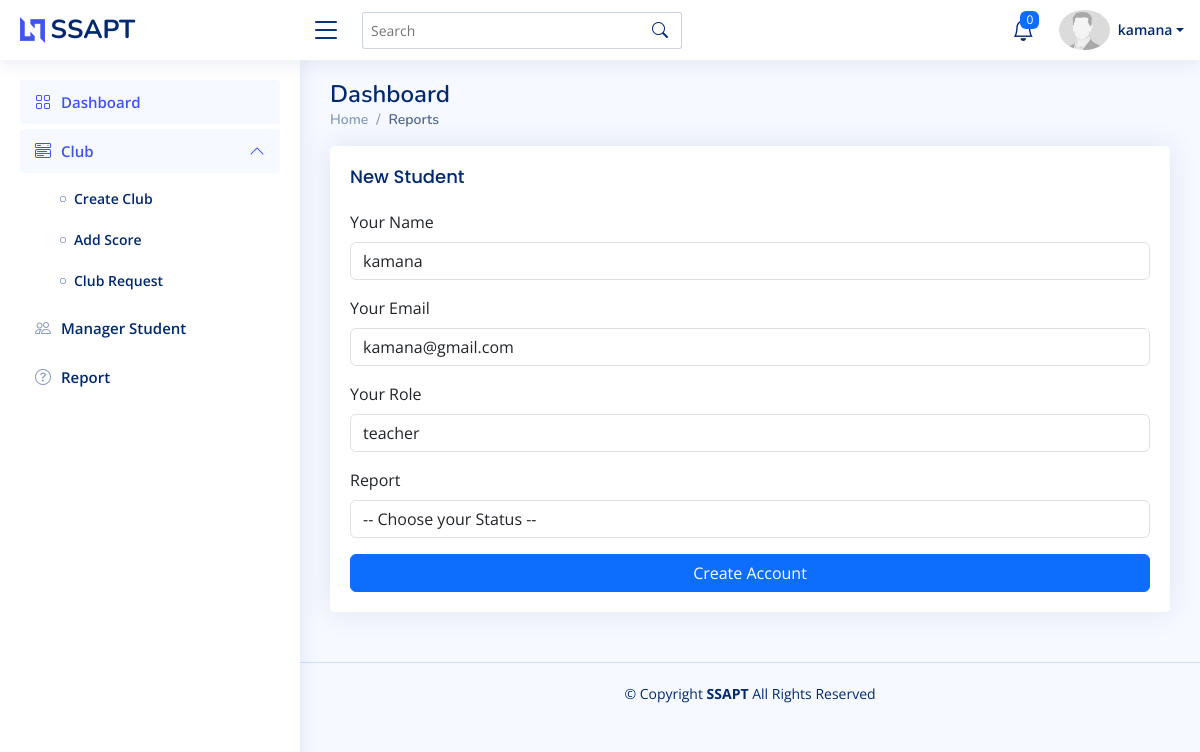
Page /Dashboard/Teacher/report.php (signed in) on the committed database.
### tables this page shows
CREATE TABLE `teacher` (
  `id` int(11) NOT NULL,
  `name` varchar(255) NOT NULL,
  `email` varchar(255) NOT NULL,
  `role` varchar(255) NOT NULL,
  `password` varchar(255) NOT NULL,
  `image` varchar(255) NOT NULL
);

### Dashboard/Teacher/report.php (the view, shortened to what this page needs)
<!DOCTYPE html>
<html lang="en">
<head>
  <link href="../../assets/vendor/bootstrap/css/bootstrap.min.css" rel="stylesheet">
  <link href="../../assets/vendor/bootstrap-icons/bootstrap-icons.css" rel="stylesheet">
  <link href="../../assets/css/style.css" rel="stylesheet">
</head>
<body>
 <?php
    include ("components/header.php");
    ?>
  <main id="main" class="main">
    <div class="pagetitle">
      <h1>Dashboard</h1>
      <nav>
        <ol class="breadcrumb">
          <li class="breadcrumb-item"><a href="index.html">Home</a></li>
          <li class="breadcrumb-item active">Reports</li>
        </ol>
      </nav>
    </div>
    <section class="section dashboard">
        <div class="col-lg-12">
            <div class="card">
            <div class="card-body">
                <h5 class="card-title">New Student</h5>
                <form class="row g-3 needs-validation" novalidate method="POST">
                    <?php
                        $conn = mysqli_connect("localhost","root","","school");
                        $userid = $_SESSION['users'];
                        $select ="SELECT * FROM `teacher` WHERE `email` ='$userid'";
                        $query = mysqli_query($conn,$select);
                        while($row = mysqli_fetch_assoc($query)){
                        ?>
                    <div class="col-12">
                    <label for="yourName" class="form-label">Your Name</label>
                    <input type="text" name="name" class="form-control" id="yourName" value="<?php echo $row['name']?>" readonly>
                    </div>
                    <div class="col-12">
                    <label for="yourEmail" class="form-label">Your Email</label>
                    <input type="text" name="email" class="form-control" id="yourEmail" value="<?php echo $row['email']?>" readonly>
                    </div>
                    <div class="col-12">
                    <label for="yourEmail" class="form-label">Your Role</label>
                    <input type="text" name="role" class="form-control" id="yourEmail" value="<?php echo $row['role']?>" readonly>
                    </div>
                    <?php }?>
                    <div class="col-12">
                    <label for="yourRole" class="form-label">Report</label>
                    <div class="input-group has-validation">
                        <select name="pb"  class="form-control" id="yourRole">
                        <option selected> -- Choose your Status -- </option>
                        </select>
                    </div>
                    </div>
                    <div class="col-12">
                    <button class="btn btn-primary w-100" type="submit" name="create">Create Account</button>
                    </div>
                </form>
            </div>
            </div>
        </div>
    </section>
  </main>
  <footer id="footer" class="footer">
    <div class="copyright">
      &copy; Copyright <strong><span>SSAPT  </span></strong> All Rights Reserved
    </div>
  </footer>
</body>
</html>

### Dashboard/Teacher/components/header.php (shortened to what this page needs)
<header id="header" class="header fixed-top d-flex align-items-center">
<div class="d-flex align-items-center justify-content-between">
  <a href="index.html" class="logo d-flex align-items-center">
    <img src="../../assets/img/logo.png" alt="">
    <span class="d-none d-lg-block">SSAPT</span>
  </a>
  <i class="bi bi-list toggle-sidebar-btn"></i>
</div>
<div class="search-bar">
  <form class="search-form d-flex align-items-center" method="POST" action="#">
    <input type="text" name="query" placeholder="Search" title="Enter search keyword">
    <button type="submit" title="Search"><i class="bi bi-search"></i></button>
  </form>
</div>
<nav class="header-nav ms-auto">
  <ul class="d-flex align-items-center">
    <li class="nav-item dropdown">
<a class="nav-link nav-icon" href="#" data-bs-toggle="dropdown">
  <i class="bi bi-bell"></i>
  <?php
      $conn = mysqli_connect("localhost","root","","school");
      $select ="SELECT COUNT(*)AS notify FROM `notifications` WHERE `target_role`='teacher' ";
      $query = mysqli_query($conn,$select);
      while($row = mysqli_fetch_assoc($query)){
      ?>
  <span class="badge bg-primary badge-number"><?php echo $row['notify'];?></span>
</a>
 <?php }?>
</li>
    <li class="nav-item dropdown pe-3">
    <?php
            $conn = mysqli_connect("localhost","root","","school");
            $userid = $_SESSION['users'];
            $select ="SELECT * FROM `teacher` WHERE `email` ='$userid'";
            $query = mysqli_query($conn,$select);
            while($row = mysqli_fetch_assoc($query)){
            ?>
      <a class="nav-link nav-profile d-flex align-items-center pe-0" href="#" data-bs-toggle="dropdown">
        <img src="../../assets/img/profile-img.jpeg" alt="Profile" class="rounded-circle">
        <span class="d-none d-md-block dropdown-toggle ps-2"><?php echo $row['name'];?></span>
      </a>
           <?php }?>
    </li>
  </ul>
</nav>
</header>
<aside id="sidebar" class="sidebar">
<ul class="sidebar-nav" id="sidebar-nav">
  <li class="nav-item">
    <a class="nav-link " href="index.php">
      <i class="bi bi-grid"></i>
      <span>Dashboard</span>
    </a>
  </li>
  <li class="nav-item">
        <a class="nav-link" data-bs-target="#components-nav" data-bs-toggle="collapse" href="#" aria-expanded="true">
          <i class="bi bi-menu-button-wide"></i><span>Club</span><i class="bi bi-chevron-down ms-auto"></i>
        </a>
        <ul id="components-nav" class="nav-content collapse show" data-bs-parent="#sidebar-nav" style="">
          <li>
            <a href="club.php">
              <i class="bi bi-circle"></i><span>Create Club</span>
            </a>
          </li>
          <li>
            <a href="add_score.php">
              <i class="bi bi-circle"></i><span>Add Score</span>
            </a>
          </li>
          <li>
            <a href="coming.php">
              <i class="bi bi-circle"></i><span>Club Request</span>
            </a>
          </li>
        </ul>
      </li>
  <li class="nav-item">
    <a class="nav-link collapsed" href="manager_student.php">
      <i class="bi bi-people"></i>
      <span>Manager Student</span>
    </a>
  </li>
  <li class="nav-item">
    <a class="nav-link collapsed" href="report.php">
      <i class="bi bi-question-circle"></i>
      <span>Report</span>
    </a>
  </li>
</ul>
</aside>

### assets/css/style.css (style rules this page uses)
:root { scroll-behavior: smooth; }
body { font-family: "Open Sans", sans-serif; background: #f6f9ff; color: #444444; }
a { color: #4154f1; text-decoration: none; }
h1, h2, h3, h4, h5, h6 { font-family: "Nunito", sans-serif; }
#main { margin-top: 60px; padding: 20px 30px; transition: all 0.3s; }
.pagetitle { margin-bottom: 10px; }
.pagetitle h1 { font-size: 24px; margin-bottom: 0; font-weight: 600; color: #012970; }
.card { margin-bottom: 30px; border: none; border-radius: 5px; box-shadow: 0px 0 30px rgba(1, 41, 112, 0.1); }
.card-title { padding: 20px 0 15px 0; font-size: 18px; font-weight: 500; color: #012970; font-family: "Poppins", sans-serif; }
.card-body { padding: 0 20px 20px 20px; }
.breadcrumb { font-size: 14px; font-family: "Nunito", sans-serif; color: #899bbd; font-weight: 600; }
.breadcrumb a { color: #899bbd; transition: 0.3s; }
.breadcrumb .breadcrumb-item::before { color: #899bbd; }
.breadcrumb .active { color: #51678f; font-weight: 600; }
.logo { line-height: 1; }
@media (min-width: 1200px) { .logo { width: 280px; } }
.logo img { max-height: 26px; margin-right: 6px; }
.logo span { font-size: 26px; font-weight: 700; color: #012970; font-family: "Nunito", sans-serif; }
.header { transition: all 0.5s; z-index: 997; height: 60px; box-shadow: 0px 2px 20px rgba(1, 41, 112, 0.1); background-color: #fff; padding-left: 20px; }
.header .toggle-sidebar-btn { font-size: 32px; padding-left: 10px; cursor: pointer; color: #012970; }
.header .search-bar { min-width: 360px; padding: 0 20px; }
.header .search-form { width: 100%; }
.header .search-form input { border: 0; font-size: 14px; color: #012970; border: 1px solid rgba(1, 41, 112, 0.2); padding: 7px 38px 7px 8px; border-radius: 3px; transition: 0.3s; width: 100%; }
.header .search-form button { border: 0; padding: 0; margin-left: -30px; background: none; }
.header .search-form button i { color: #012970; }
.header-nav ul { list-style: none; }
.header-nav>ul { margin: 0; padding: 0; }
.header-nav .nav-icon { font-size: 22px; color: #012970; margin-right: 25px; position: relative; }
.header-nav .nav-profile { color: #012970; }
.header-nav .nav-profile img { max-height: 40px; }
.header-nav .nav-profile span { font-size: 14px; font-weight: 600; }
.header-nav .badge-number { position: absolute; inset: -2px -5px auto auto; font-weight: normal; font-size: 12px; padding: 3px 6px; }
.sidebar { position: fixed; top: 60px; left: 0; bottom: 0; width: 300px; z-index: 996; transition: all 0.3s; padding: 20px; overflow-y: auto; scrollbar-width: thin; scrollbar-color: #aab7cf transparent; box-shadow: 0px 0px 20px rgba(1, 41, 112, 0.1); background-color: #fff; }
@media (min-width: 1200px) { #main, #footer { margin-left: 300px; } }
.sidebar-nav { padding: 0; margin: 0; list-style: none; }
.sidebar-nav li { padding: 0; margin: 0; list-style: none; }
.sidebar-nav .nav-item { margin-bottom: 5px; }
.sidebar-nav .nav-link { display: flex; align-items: center; font-size: 15px; font-weight: 600; color: #4154f1; transition: 0.3; background: #f6f9ff; padding: 10px 15px; border-radius: 4px; }
.sidebar-nav .nav-link i { font-size: 16px; margin-right: 10px; color: #4154f1; }
.sidebar-nav .nav-link.collapsed { color: #012970; background: #fff; }
.sidebar-nav .nav-link.collapsed i { color: #899bbd; }
.sidebar-nav .nav-link .bi-chevron-down { margin-right: 0; transition: transform 0.2s ease-in-out; }
.sidebar-nav .nav-link:not(.collapsed) .bi-chevron-down { transform: rotate(180deg); }
.sidebar-nav .nav-content { padding: 5px 0 0 0; margin: 0; list-style: none; }
.sidebar-nav .nav-content a { display: flex; align-items: center; font-size: 14px; font-weight: 600; color: #012970; transition: 0.3; padding: 10px 0 10px 40px; transition: 0.3s; }
.sidebar-nav .nav-content a i { font-size: 6px; margin-right: 8px; line-height: 0; border-radius: 50%; }
.footer { padding: 20px 0; font-size: 14px; transition: all 0.3s; border-top: 1px solid #cddfff; }
.footer .copyright { text-align: center; color: #012970; }

### rows in the picture
teacher: name "kamana", email "kamana@gmail.com", role "teacher"

### other values in the picture
$row['notify'] "0"
